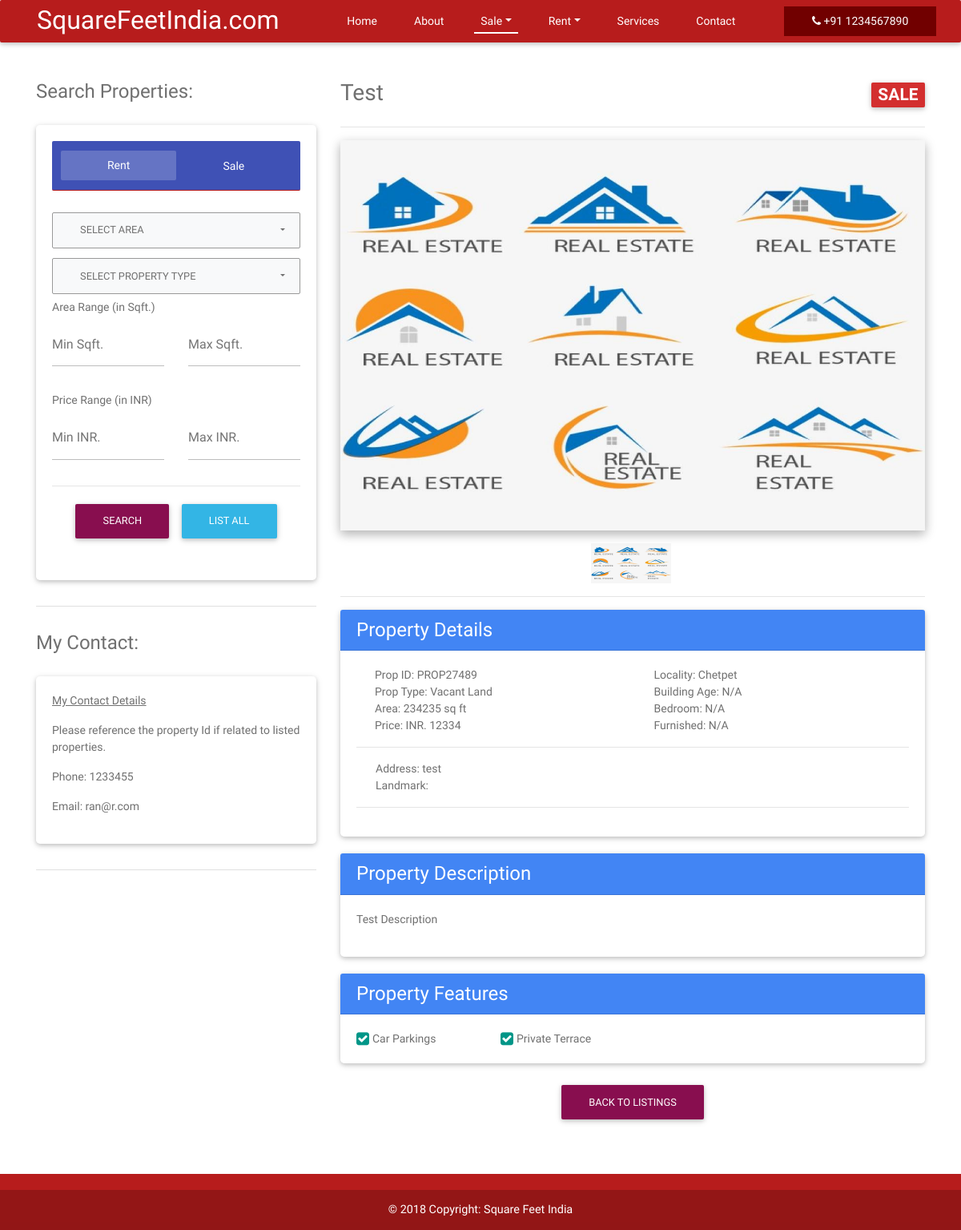
Screenshot of /properties-for-sale-in-chennai/single-property-page.php?propertyid=PROP27489 with the database file from the repository.
### tables this page shows
CREATE TABLE `property_features` (
  `id` int(10) NOT NULL,
  `property_id` int(11) NOT NULL,
  `feature_id` int(11) NOT NULL,
  `created` datetime NOT NULL,
  `modified` datetime NOT NULL
);

CREATE TABLE `property_features_list` (
  `id` int(10) NOT NULL,
  `feature_id` varchar(20) DEFAULT NULL,
  `title` varchar(250) DEFAULT NULL,
  `created` datetime NOT NULL DEFAULT CURRENT_TIMESTAMP,
  `modified` datetime NOT NULL DEFAULT CURRENT_TIMESTAMP
);

### users/user.php (called while the page is built, shortened)
<?php
class User{
    private $dbHost     = "localhost";
    private $dbUsername = "realestate";
    private $dbPassword = "password";
    private $dbName     = "realestate";
    public function __construct(){
        if(!isset($this->db)){
            $conn = new mysqli($this->dbHost, $this->dbUsername, $this->dbPassword, $this->dbName);
            if($conn->connect_error){
                die("Failed to connect with MySQL: " . $conn->connect_error);
            }else{
                $this->db = $conn;
            }
        }
    }
    public function getRows($userTbl, $conditions = array()){
        $sql = 'SELECT ';
        $sql .= array_key_exists("select",$conditions)?$conditions['select']:'*';
        $sql .= ' FROM '. $userTbl;
        if(array_key_exists("where",$conditions)){
            $sql .= ' WHERE ';
            $i = 0;
            foreach($conditions['where'] as $key => $value){
                $pre = ($i > 0)?' AND ':'';
                $sql .= $pre.$key."= '".$value."'";
                $i++;
            }
        }
        $result = $this->db->query($sql);
        if(array_key_exists("return_type",$conditions) && $conditions['return_type'] != 'all'){
            switch($conditions['return_type']){
                case 'single':
                    $data = $result->fetch_assoc();
                    break;
            }
        }else{
            if($result->num_rows > 0){
                while($row = $result->fetch_assoc()){
                    $data[] = $row;
                }
            }
        }
        return !empty($data)?$data:false;
    }
}

### properties-for-sale-in-chennai/single-property-page.php (the view, shortened to what this page needs)
<?php
include '../users/user.php';
$user = new User();
$conditions[]='';
$conditions['where'] = array(
    'property_id' => $_REQUEST['propertyid']
    );
$conditions['return_type'] = 'single';
$property_details = $user->getRows('all_properties', $conditions);
?>
<!DOCTYPE html>
<head>
    <link rel="stylesheet" href="../assets/css/font-awesome.min.css">
    <link href="../assets/css/bootstrap.min.css" rel="stylesheet">
    <link href="../assets/css/mdb.min.css" rel="stylesheet">
    <link href="../assets/css/jquery.bxslider.min.css" rel="stylesheet">
    <link href="../assets/css/bootstrap-select.min.css" rel="stylesheet">
    <link href="../assets/css/style.css" rel="stylesheet">
</head>
<body>
<div id="wrapper">
<?php
include '../header/menu.php';
?>
<div class="container">
	<div class="row">
                <div class="col-lg-4 mt-5">
                    <div class="widget-wrapper wow fadeIn"  data-wow-delay="0.1s">
                        <h4>Search Properties: </h4>
                        <br>
                        <div class="card">
                        	<div class="card-body modal-c-tabs">
								<ul class="nav nav-tabs nav-justified indigo" role="tablist">
									<li class="nav-item">
										<a class="nav-link active" data-toggle="tab" href="#for-rent" role="tab">Rent</a>
									</li>
									<li class="nav-item">
										<a class="nav-link" data-toggle="tab" href="#for-sale" role="tab">Sale</a>
									</li>
								</ul>
								<div class="tab-content">
									<div class="tab-pane fade in show active" id="for-rent" role="tabpanel">
										<br>
										<form method="POST" action="../properties-for-rent-in-chennai/properties-for-rent-in-chennai.php" name="searchfrm">
										  <div class="row">
											<div class="col-md-12">
											<select data-size="7" data-live-search="true" class="selectpicker" data-title="Property Area" data-width="100%" name="property_locality">
											  <option value="" selected>Select Area</option>
											<?php
											  $property_locality = $user->getRows("property_locality");
													?>
											</select>
										  </div>
										  </div>
										<div class="row">
										  <div class="col-md-12">
											<select data-size="7" data-live-search="true" class="selectpicker" data-title="Property Type" data-width="100%" name="property_type">
											  <option value="" selected>Select Property Type</option>
											<?php
											   $prop_condition['where']['prop_status'] = '1';
											  $property_types = $user->getRows("property_types", $prop_condition);
													?>
											</select>
										  </div>
										</div>
										<label>Area Range (in Sqft.)</label>
										<div class="row md-form">
										  <div class="col-md-6">
													<div class="md-form">
														<input type="text" id="area_min" name="area_min" value="" class="form-control">
														<label for="area_min" class="">Min Sqft.</label>
													</div>
										  </div>
										  <div class="col-md-6">
													<div class="md-form">
														<input type="text" id="area_max" name="area_max" value="" class="form-control">
														<label for="area_max" class="">Max Sqft.</label>
													</div>
										  </div>
										</div>
										<label>Price Range (in INR)</label>
										<div class="row md-form">
										  <div class="col-md-6">
													<div class="md-form">
														<input type="text" id="price_min" name="price_min" value="" class="form-control">
														<label for="price_min" class="">Min INR.</label>
													</div>
										  </div>
										  <div class="col-md-6">
													<div class="md-form">
														<input type="text" id="price_max" name="price_max" value="" class="form-control">
														<label for="price_max" class="">Max INR.</label>
													</div>
										  </div>
										</div>
										<hr>
										<div class="row md-form">
										  <div class="col-md-12"><center>
											<button type="submit"  name="search" id="search" class="btn btn-unique">Search</button>
											<button  type="button" name="reset" id="reset" class="btn btn-info" onclick="window.location.assign('properties-for-sale-in-chennai.php')">List All</button></center>
										  </div>
										</div>
									  </form>
									</div>
											<?php
											  $property_locality = $user->getRows("property_locality");
													?>
											<?php
											   $prop_condition['where']['prop_status'] = '2';
											  $property_types = $user->getRows("property_types", $prop_condition);
													?>
								</div>
							</div>
						</div>
                    </div>
                    <div class="widget-wrapper wow fadeIn" data-wow-delay="0.2s">
                        <h4>My Contact:</h4>
                        <br>
                        <div class="card">
                            <div class="card-body">
                                <p><u>My Contact Details</u></p>
                                <p>Please reference the property Id if related to listed properties.</p>
                                <p>Phone: 1233455</p>
                                <p>Email: ran@r.com</p>
                            </div>
                        </div>
                    </div>
                </div>
		<div class="col-md-8">
			  <div class="row mt-5">
			  	<div class="col-md-10">
		        <h2 class="h2-responsive wow fadeIn text-left"><?php echo $property_details['title']; ?></h2>
		    	</div><div class="col-md-2">
		        <h3 class="price text-right"><span class="badge red darken-2"><?php echo $property_details['property_status']; ?></span></h3>
		    	</div>
		      </div>
		        <hr>
  				<div class="view overlay hm-white-light z-depth-1-half mb-3">
					<?php
					    $targetDir = "../assets/images/properties/large/". $_REQUEST['propertyid'] . "/";
					    if(file_exists($targetDir)) {
						    $files = scandir($targetDir);
						    if ( false!==$files ) {
					  ?>
					<ul class="bxslider">
					<?php
						        foreach ( $files as $file ) {
						            if ( '.'!=$file && '..'!=$file) {
						            	echo "<li><img src='" . $targetDir . $file . "' class='img-fluid' alt='" . $file . "' /></li>";
						            }
						        }
					?>
					</ul>
					<?php
						    } else {
							        echo "<img src='../assets/images/properties/large/noimage.jpg' class='img-fluid' alt='No Property Image' /> ";
						    }
						 } else {
							        echo "<img src='../assets/images/properties/large/noimage.jpg' class='img-fluid' alt='No Property Image' /> ";
						 }
					?>
				</div>
              <div id="bx-pager" class="text-center">
					<?php
					    $targetDir = "../assets/images/properties/large/". $_REQUEST['propertyid'] . "/";
					    if(file_exists($targetDir)) {
						    $files = scandir($targetDir);
						    $cnt=0;
						    if ( false!==$files ) {
						        foreach ( $files as $file ) {
						            if ( '.'!=$file && '..'!=$file) {
						            	echo "<a data-slide-index='$cnt' class='mr-1' href=''><img src='" . $targetDir . $file . "' alt='Background' style='width:100px;height:50px;' /></a>";
						            	$cnt++;
						            }
						        }
						    }
						}
					?>
			 </div>
			<hr>
			<div class="card">
				<h4 class="card-header primary-color white-text">Property Details</h4>
				<div class="card-body">
				    	<div class="row ml-2">
							<div class="col-md-6">
								Prop ID: <span><?php echo $property_details['property_id']; ?></span><br>
								Prop Type: <span><?php echo $property_details['property_type']; ?></span><br>
								Area: <span><?php echo $property_details['area']; ?> sq ft</span><br>
								Price: INR. <span><?php echo $property_details['price']; ?></span>
							</div>
							<div class="col-md-6">
								Locality: <span><?php echo $property_details['place']; ?></span><br>
								Building Age: <span><?php echo $property_details['bld_age']; ?></span><br>
								Bedroom: <span><?php echo $property_details['bed_rooms']; ?></span><br>
								Furnished: <span><?php echo $property_details['furnished']; ?>
							</div>
				    	</div>
				    	<hr>
				    	<div class="row mt-3 ml-4">
				    		Address: <?php echo $property_details['address']; ?><br>
				    		Landmark: <?php echo $property_details['landmark']; ?>
				    	</div>
				    	<hr>
				</div>
			</div>
			<br>
			<div class="card">
				<h4 class="card-header primary-color white-text">Property Description</h4>
				<div class="card-body">
						<p>
							<?php echo $property_details['description']; ?>
						</p>
				</div>
			</div>
			<br>
			<div class="card">
				<h4 class="card-header primary-color white-text">Property Features</h4>
				<div class="card-body">
						<?php
								unset($conditions);
						                $conditions[] = "";
						                $conditions['where'] = array(
						                    'property_id' => $property_details['id']
						                );
						                $property_features = $user->getRows('property_features', $conditions);
							            if($property_features) {
						?>
										<div class="row">
										<br>
						<?php
						                foreach ($property_features as $feature) {
							                $conditions['where'] = array(
							                    'id' => $feature['feature_id']
							                );
							                $conditions['return_type'] = 'single';
						                	$feature_name = $user->getRows('property_features_list', $conditions);
											echo "<div class='col-md-3'><i class='fa fa-check-square fa-lg mr-1 teal-text'> </i>" . $feature_name['title'] . "</div>" ;
										}
									}
						?>
										</div>
				</div>
			</div>
			<br><div class="row justify-content-md-center">
       			<a href="javascript:history.back()" class="btn btn-unique">Back to Listings</a>
                  	</div>
		</div>
	</div>
</div>
		<br><br>
<?php
include '../footer/footer.php';
?>
</div>
</body>
</html>

### assets/css/style.css (style rules this page uses)
body { color:#707070; font-size: 14px; }
#wrapper { background-color:#fff; }
body,h1,h2,h3,h4,h5,h6,input[type="text"],input[type="password"],input[type="email"],textarea,select,input[type="button"],input[type="submit"],button,#tiptip_content { font-family:"Varela Round","HelveticaNeue","Helvetica Neue",Helvetica,Arial,sans-serif;text-transform:none; }
.md-form, .md-form .btn { margin-bottom: 1rem; }
.modal-c-tabs > ul.nav-tabs { border:0px; padding: .7rem; border-bottom: 1px solid #b71c1c; z-index: 2; position: relative; border-radius: 2px; }
.nav-tabs .nav-item.open .nav-link, .nav-tabs .nav-link.active { background-color: rgba(255,255,255,.2); color: #fff; -webkit-transition: all 1s; transition: all 1s; border-radius: 2px; border:0; }
.nav-tabs .nav-item.open .nav-link, .nav-tabs .nav-link { color: #fff; }
.nav-tabs .nav-item.open .nav-link, .nav-tabs .nav-link { border-color: transparent; }
.btn, .btn-link, .dropdown-item { font-weight: 400; }
button, input, optgroup, select, textarea { margin: 0; font-family: inherit; font-size: inherit; line-height: inherit; }
[role=button], a, area, button, input, label, select, summary, textarea { -ms-touch-action: manipulation; touch-action: manipulation; }
button, hr, input { overflow: visible; }

### properties-for-sale-in-chennai/single-property-page.php (style rules this page uses)
.widget-wrapper { padding-bottom: 2rem; border-bottom: 1px solid #e0e0e0; margin-bottom: 2rem; }
.card { font-weight: 300; }

### rows the page displays
property_features: property_features_list.title "Car Parkings"
property_features: property_features_list.title "Private Terrace"

### other values shown
$property_details['title'] "Test"
$property_details['property_status'] "SALE"
$property_details['property_id'] "PROP27489"
$property_details['property_type'] "Vacant Land"
$property_details['area'] "234235"
$property_details['price'] "12334"
$property_details['place'] "Chetpet"
$property_details['bld_age'] "N/A"
$property_details['bed_rooms'] "N/A"
$property_details['furnished'] "N/A"
$property_details['address'] "test"
$property_details['description'] "Test Description"
